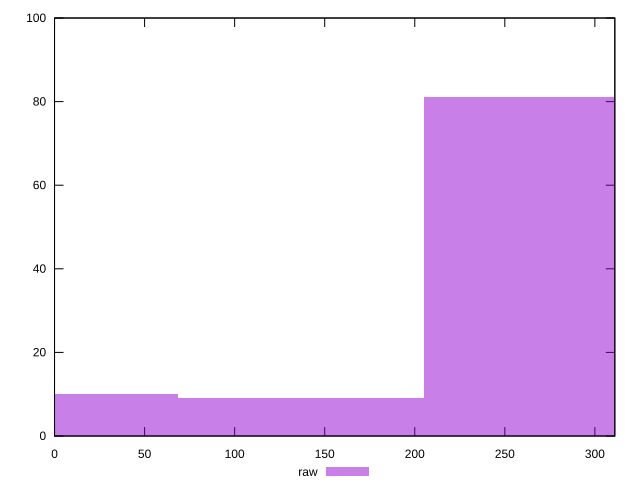

Here is the gnuplot script that generated this plot:
reset

$raw <<EOF
136.57959408455267 9
273.15918816910533 81
0 10
EOF

set key outside below
set boxwidth 136.57959408455267
set xrange [0:311.074]
set yrange [0:100]
set trange [0:100]
set style fill transparent solid 0.5 noborder
set terminal svg size 640, 490 enhanced background rgb 'white'
set output "reprap/uses-rel-preconnect/samples/pages+cached/raw/histogram.svg"

plot $raw title "raw" with boxes

reset
